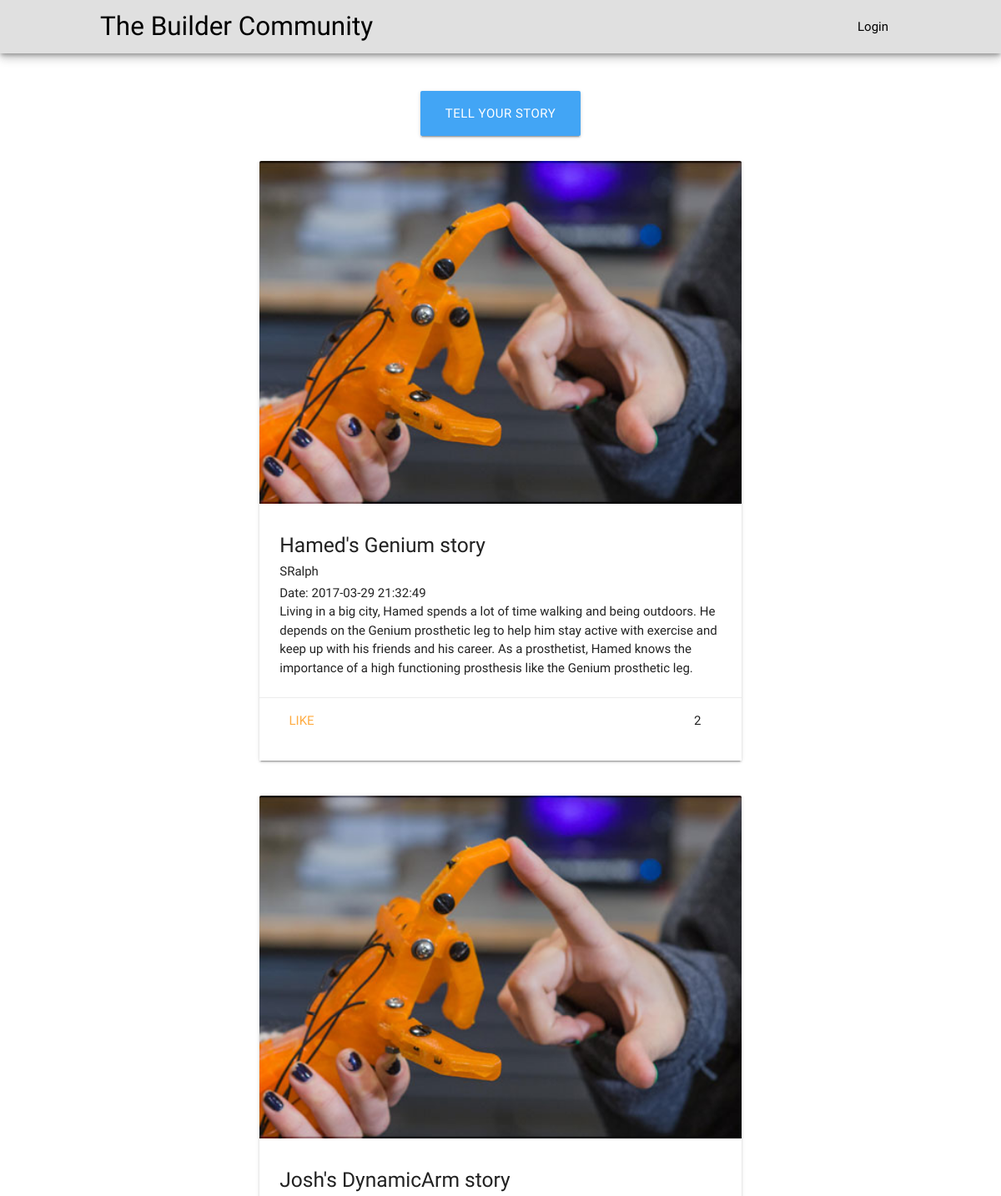
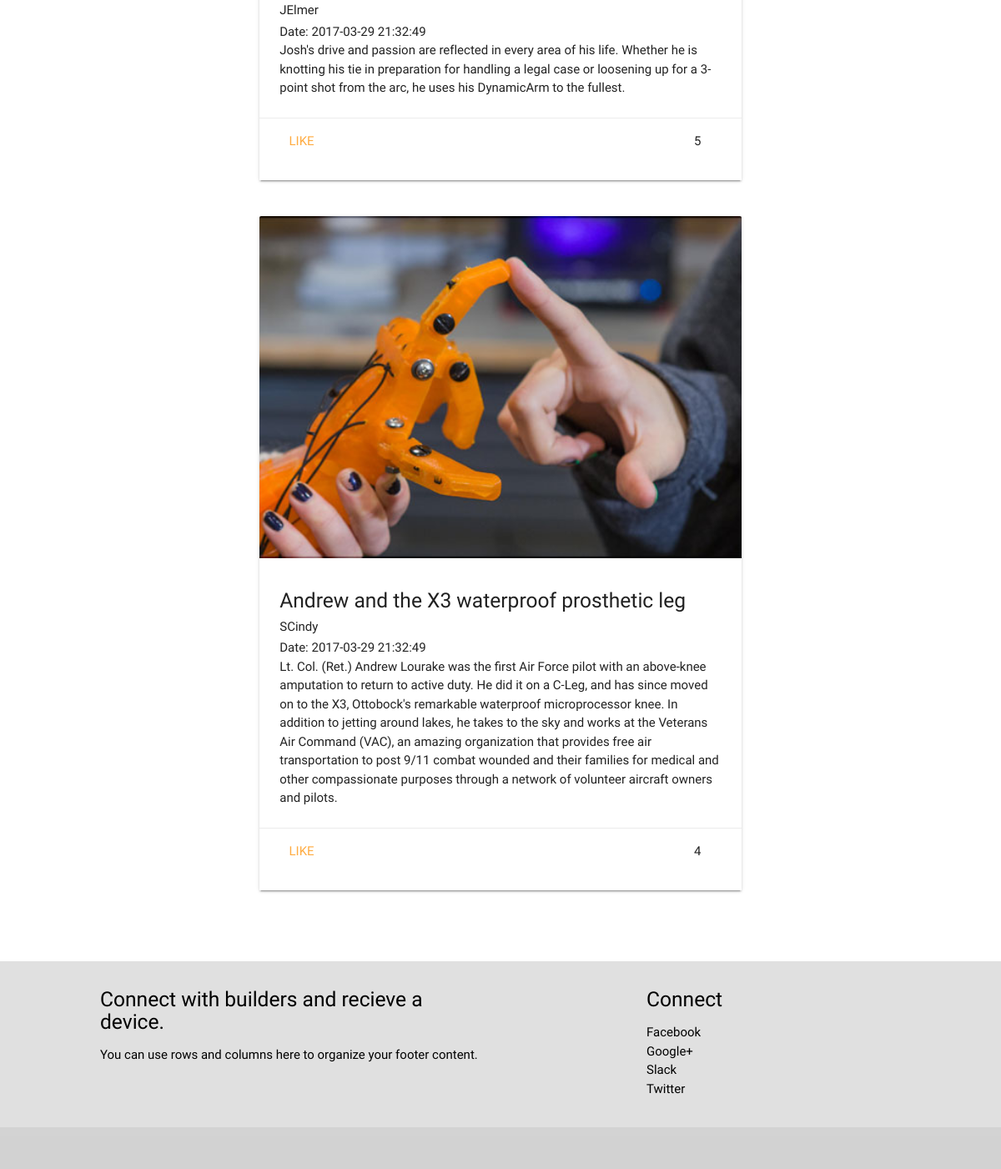
The page /hhp/stories.php on the database its author committed (2 pictures, top to bottom).
### tables this page shows
CREATE TABLE Stories
(
  story_id     int auto_increment,
  story_title   varchar(155) not null,
  user_id  int not null,
  story_text varchar(1000),
  story_photo  blob,
  date_posted Datetime,
  likes int not null,
  CONSTRAINT PK_Story PRIMARY KEY (story_id),
  CONSTRAINT FK_Story FOREIGN KEY (user_id) REFERENCES Accounts(user_id)
);

CREATE TABLE Accounts
(
user_id     int auto_increment,
user_name   varchar(155)not null,
password    varchar(35) not null,
last_name  varchar(35) not null,
first_name   varchar(35) not null,
user_sname  varchar(50),
email       varchar(35) not null,
address     varchar(155),
age     	int not null,
user_type   varchar(35),
build_request boolean not null default 0,
CONSTRAINT PK_Person PRIMARY KEY (user_id,user_name)
);

### hhp/model/db_functions.php (called while the page is built, shortened)
<?php
function getStory() {
  $db = new PDO("mysql:host=localhost;dbname=hhp","root","");
  $query = 'SELECT * FROM stories
  inner join accounts on stories.user_id= accounts.user_id
            ORDER BY date_posted';
  $statement = $db->prepare($query);
  $statement->execute();
  $story = $statement->fetchAll();
  return $story;
}
?>

### hhp/stories.php (the view, shortened to what this page needs)
<?php
include 'view/header.php';
require_once('model/db_functions.php');
$stories = getStory();
?>
<br><br>
<a class="waves-effect waves-light btn-large blue lighten-1" style="align-self: center;" href=".?action=show_storiesform">Tell Your Story</a>
<br>
<?php foreach($stories as $story) : ?>
  <div class="row" style="width:100%">
    <div class="col s3 m0 l0">
    </div>
        <div class="col s12 m6 l6">
          <div class="card">
            <div class="card-image">
              <img src="images/sample1.jpg">
            </div>
            <div class="card-content">
              <h5><?php echo $story['story_title']; ?></h5>
              <h6><?php echo $story['user_name']; ?></h6>
              <p>Date: <?php echo $story['date_posted']; ?></p>
              <p><?php echo $story['story_text']; ?></p>
            </div>
            <div class="card-action">
            <div class="row">
              <div class="col s11">
              <a href="#">Like</a>
            </div>
            <div class="col s1">
              <?php echo $story['likes']; ?>
            </div>
          </div>
            </div>
          </div>
        </div>
      </div>
        <?php endforeach; ?>
<div class="column" style="height:50px"></div>
<?php include 'view/footer.php'; ?>

### hhp/css/custom.css (style rules this page uses)
body { display: flex; min-height: 100vh; flex-direction: column; }
a { color: #0097a7; }

### rows shown on the page
stories: story_title "Hamed's Genium story", accounts.user_name "SRalph", date_posted "2017-03-29 21:32:49", story_text "Living in a big city, Hamed spends a lot of time walking and being outdoors. He depends on the Genium prosthetic leg to help him stay active with exercise and keep up with his friends and his career. As a prosthetist, Hamed knows the importance of a high functioning prosthesis like the Genium prosthetic leg.", likes "2"
stories: story_title "Josh's DynamicArm story", accounts.user_name "JElmer", date_posted "2017-03-29 21:32:49", story_text "Josh's drive and passion are reflected in every area of his life. Whether he is knotting his tie in preparation for handling a legal case or loosening up for a 3-point shot from the arc, he uses his DynamicArm to the fullest.", likes "5"
stories: story_title "Andrew and the X3 waterproof prosthetic leg", accounts.user_name "SCindy", date_posted "2017-03-29 21:32:49", story_text "Lt. Col. (Ret.) Andrew Lourake was the first Air Force pilot with an above-knee amputation to return to active duty. He did it on a C-Leg, and has since moved on to the X3, Ottobock's remarkable waterproof microprocessor knee. In addition to jetting around lakes, he takes to the sky and works at the Veterans Air Command (VAC), an amazing organization that provides free air transportation to post 9/11 combat wounded and their families for medical and other compassionate purposes through a network of volunteer aircraft owners and pilots.", likes "4"
